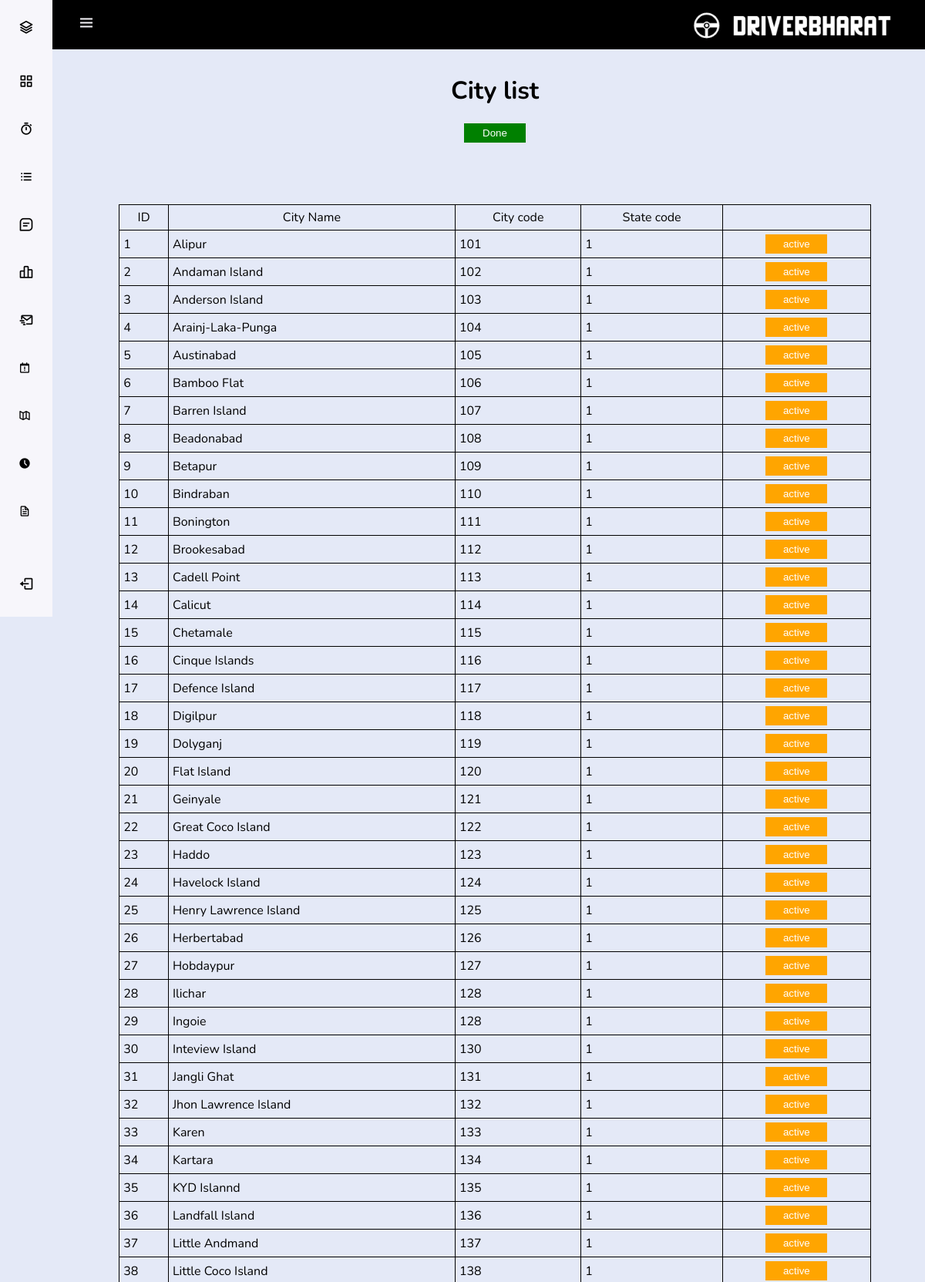
Screenshot of /dashbord/city.php?id=1 (upper part) with the database file from the repository.
### tables this page shows
CREATE TABLE `all_cities` (
  `c_id` int(11) NOT NULL,
  `city_name` text DEFAULT NULL,
  `city_code` text DEFAULT NULL,
  `state_code` text DEFAULT NULL,
  `role` int(2) NOT NULL
);

### dashbord/city.php (the view, shortened to what this page needs)
<!DOCTYPE html>
<html>
<?php
include ("css/conn.php");
?>
    <head>
        <link href='https://cdn.jsdelivr.net/npm/boxicons@2.0.5/css/boxicons.min.css' rel='stylesheet'>
        <link rel="stylesheet" href="css/style.css">
    </head>
    <body id="body-pd">
        <header class="header" id="header">
            <div class="header__toggle">
                <i class='bx bx-menu' id="header-toggle"></i>
            </div>
            <div class="header__img">
                <img src="../img/pnglogo.png">
            </div>
        </header>
        <div class="l-navbar" id="nav-bar">
            <nav class="nav">
                <div>
                    <a href="dashbord" class="nav__logo">
                        <i class='bx bx-layer nav__logo-icon'></i>
                    </a>
                    <div class="nav__list">
                        <a href="dashbord.php" class="nav__link">
                            <i class='bx bx-grid-alt nav__icon'></i>
                        </a>
                        <a href="admin.php" class="nav__link ">
                            <i class='bx bx-stopwatch nav__icon'></i>
                        </a>
                        <a href="user.php" class="nav__link">
                            <i class='bx bx-list-ul nav__icon'></i>
                        </a>
                        <a href="driver.php" class="nav__link">
                            <i class='bx bx-message-square-detail nav__icon'></i>
                        </a>
                        <a href="bookings.php" class="nav__link">
                            <i class='bx bx-bar-chart-alt-2 nav__icon'></i>
                        </a>
                        <a href="feedback.php" class="nav__link">
                            <i class='bx bx-mail-send nav__icon'></i>
                        </a>
                        <a href="complaint.php" class="nav__link">
                            <i class='bx bx-calendar-exclamation'></i>
                        </a>
                        <a href="state.php" class="nav__link">
                            <i class='bx bx-map-alt'></i>
                        </a>
                        <a href="payments.php" class="nav__link">
                            <i class='bx bxs-time-five'></i>
                        </a>
                        <a href="reports.php" class="nav__link">
                            <i class='bx bx-file'></i>
                        </a>
                    </div>
                </div>
                <a href="logout.php" class="nav__link">
                    <i class='bx bx-log-out nav__icon'></i>
                </a>
            </nav>
        </div>
        <h1>City list</h1>
        <div class="maindiv">
            <table id="table">
                <thead>
                    <tr>
                        <td>ID</td>
                        <td>City Name</td>
                        <td>City code</td>
                        <td>State code  </td>
                        <td></td>
                    </tr>
                </thead>
                <tbody>
                    <?php
                $id = $_GET['id'];
                $query = " SELECT * FROM all_cities WHERE state_code = $id";
                $query_run = mysqli_query($conn, $query);
                while ($row = mysqli_fetch_array($query_run) ){
                ?>
                <tr>
                            <td>
                                <?= $row['c_id']; ?>
                            </td>
                            <td>
                                <?= $row['city_name']; ?>
                            </td>
                            <td>
                                <?= $row['city_code']; ?>
                            </td>
                            <td>
                                <?= $row['state_code']; ?>
                            </td>
                            <td>
                    <?php
                    if ($row['role'] == 1) { ?>
                        <button class="add">
                        <a href="deletupdate/cityactive.php?id=<?php echo $row['city_code'];?>">active</a>
                        </button>
                    <?php } else { ?>
                        <button class="remove">
                        <a href="deletupdate/cityactive.php?id=<?php echo $row['city_code'];?>">Inactive</a>
                        </button>
                    <?php } ?>
                    </td>
                </tr>
                <?php
                }
                ?>
                </tbody>
                        <button class="update">
                        <a href="state.php">Done</a>
                        </button>
            </table>
        </div>
    </body>
</html>

### dashbord/css/style.css (style rules this page uses)
:root { --header-height: 3rem; --nav-width: 68px; --nav-width2: 200px; --light-purple-color: #E4E9F7; --black-color: black; --white-color: #F7F6FB; --grey-color: grey; --body-font: 'Nunito', sans-serif; --normal-font-size: 1rem; --z-fixed: 100; }
body { width: 100%; position: relative; margin: var(--header-height) 0 0 0; padding: 0 1rem; font-family: var(--body-font); font-size: var(--normal-font-size); transition: .5s; background-color: var(--light-purple-color); box-sizing: border-box; }
a { text-decoration: none; }
.header { width: 100%; height: var(--header-height); position: fixed; top: 0; left: 0; display: flex; align-items: center; justify-content: space-between; padding: 0 1rem; background-color: var(--black-color); z-index: var(--z-fixed); transition: .5s; }
.header__toggle { color: var(--white-color); font-size: 1.5rem; cursor: pointer; }
.header__img { width: 100px; height: 35px; display: flex; justify-content: center; overflow: hidden; }
.header__img img { width: 100px; }
.l-navbar { position: fixed; top: 0; left: -60%; width: var(--nav-width2); height: 100vh; background: var(--white-color); padding: .5rem 1rem 0 0; transition: .5s; z-index: var(--z-fixed); }
.nav { height: 100%; display: flex; flex-direction: column; justify-content: space-between; overflow: hidden; }
.nav__logo, .nav__link { display: grid; grid-template-columns: max-content max-content; align-items: center; column-gap: 1rem; padding: .5rem 0 .5rem 1.5rem; }
.nav__logo { margin-bottom: 2rem; }
.nav__logo-icon { font-size: 1.25rem; color: var(--black-color); }
.nav__link { position: relative; color: var(--black-color); margin-bottom: 1.5rem; transition: .3s; }
.nav__icon { font-size: 1.25rem; }
h1 { padding: 2rem 0 0; text-align: center; }
.maindiv { margin: auto; }
table, th, td { border: 1px solid black; border-collapse: collapse; padding: 5px; }
thead td { text-align: center; }
table { width: 90%; margin: 80px auto 0px auto; visibility: visible; display: table; font-size: auto; }
.add { background-color: orange; color: white; padding: 5px 10px; width: 80px; display: block; margin: auto; border: none; }
.update { background-color: green; color: white; padding: 5px 10px; width: 80px; display: block; margin: auto; border: none; }
.remove a, .update a, .add a { text-decoration: none; color: white; }
@media only screen and (min-width:860px) { body { margin: calc(var(--header-height) + 1rem) 0 0 0; padding-left: calc(var(--nav-width) + 2rem); } }
@media only screen and (min-width:860px) { .header { height: calc(var(--header-height) + 1rem); padding: 0 2rem 0 calc(var(--nav-width) + 2rem); } }
@media only screen and (min-width:860px) { .header__img { width: auto; height: 50px; } }
@media only screen and (min-width:860px) { .header__img img { width: auto; } }
@media only screen and (min-width:860px) { .l-navbar { left: 0; padding: 1rem 1rem 0 0; width: calc(var(--nav-width)); } }
@media only screen and (min-width:860px) { .update { background-color: green; color: white; padding: 5px 10px; width: 80px; display: block; margin: auto; border: none; } }
@media only screen and (min-width:860px) { .remove a, .update a { text-decoration: none; color: white; } }
@media only screen and (min-width:860px) { table, th, td { border: 1px solid black; border-collapse: collapse; padding: 5px; } }
@media only screen and (min-width:860px) { thead td { text-align: center; } }
@media only screen and (min-width:860px) { table { width: 90%; margin: 80px auto 0px auto; visibility: visible; display: table; } }
@media only screen and (min-width:860px) { .add { background-color: orange; color: white; padding: 5px 10px; width: 80px; display: block; margin: auto; border: none; } }
@media only screen and (min-width:860px) { .remove a, .update a, .add a { text-decoration: none; color: white; } }

### rows the page displays
all_cities: c_id "1", city_name "Alipur", city_code "101", state_code "1"
all_cities: c_id "2", city_name "Andaman Island", city_code "102", state_code "1"
all_cities: c_id "3", city_name "Anderson Island", city_code "103", state_code "1"
all_cities: c_id "4", city_name "Arainj-Laka-Punga", city_code "104", state_code "1"
all_cities: c_id "5", city_name "Austinabad", city_code "105", state_code "1"
all_cities: c_id "6", city_name "Bamboo Flat", city_code "106", state_code "1"
all_cities: c_id "7", city_name "Barren Island", city_code "107", state_code "1"
all_cities: c_id "8", city_name "Beadonabad", city_code "108", state_code "1"
all_cities: c_id "9", city_name "Betapur", city_code "109", state_code "1"
all_cities: c_id "10", city_name "Bindraban", city_code "110", state_code "1"
all_cities: c_id "11", city_name "Bonington", city_code "111", state_code "1"
all_cities: c_id "12", city_name "Brookesabad", city_code "112", state_code "1"
all_cities: c_id "13", city_name "Cadell Point", city_code "113", state_code "1"
all_cities: c_id "14", city_name "Calicut", city_code "114", state_code "1"
all_cities: c_id "15", city_name "Chetamale", city_code "115", state_code "1"
all_cities: c_id "16", city_name "Cinque Islands", city_code "116", state_code "1"
all_cities: c_id "17", city_name "Defence Island", city_code "117", state_code "1"
all_cities: c_id "18", city_name "Digilpur", city_code "118", state_code "1"
all_cities: c_id "19", city_name "Dolyganj", city_code "119", state_code "1"
all_cities: c_id "20", city_name "Flat Island", city_code "120", state_code "1"
all_cities: c_id "21", city_name "Geinyale", city_code "121", state_code "1"
all_cities: c_id "22", city_name "Great Coco Island", city_code "122", state_code "1"
all_cities: c_id "23", city_name "Haddo", city_code "123", state_code "1"
all_cities: c_id "24", city_name "Havelock Island", city_code "124", state_code "1"
all_cities: c_id "25", city_name "Henry Lawrence Island", city_code "125", state_code "1"
all_cities: c_id "26", city_name "Herbertabad", city_code "126", state_code "1"
all_cities: c_id "27", city_name "Hobdaypur", city_code "127", state_code "1"
all_cities: c_id "28", city_name "Ilichar", city_code "128", state_code "1"
all_cities: c_id "29", city_name "Ingoie", city_code "128", state_code "1"
all_cities: c_id "30", city_name "Inteview Island", city_code "130", state_code "1"
all_cities: c_id "31", city_name "Jangli Ghat", city_code "131", state_code "1"
all_cities: c_id "32", city_name "Jhon Lawrence Island", city_code "132", state_code "1"
all_cities: c_id "33", city_name "Karen", city_code "133", state_code "1"
all_cities: c_id "34", city_name "Kartara", city_code "134", state_code "1"
all_cities: c_id "35", city_name "KYD Islannd", city_code "135", state_code "1"
all_cities: c_id "36", city_name "Landfall Island", city_code "136", state_code "1"
all_cities: c_id "37", city_name "Little Andmand", city_code "137", state_code "1"
all_cities: c_id "38", city_name "Little Coco Island", city_code "138", state_code "1"
